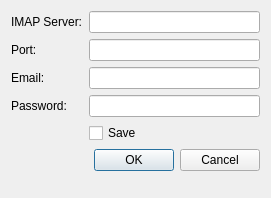
<?xml version="1.0" encoding="UTF-8"?>
<ui version="4.0">
 <class>Dialog</class>
 <widget class="QDialog" name="Dialog">
  <property name="geometry">
   <rect>
    <x>0</x>
    <y>0</y>
    <width>271</width>
    <height>198</height>
   </rect>
  </property>
  <property name="windowTitle">
   <string>Dialog</string>
  </property>
  <property name="modal">
   <bool>true</bool>
  </property>
  <layout class="QFormLayout" name="formLayout">
   <item row="2" column="0">
    <widget class="QLabel" name="email_addr_label">
     <property name="text">
      <string>Email:</string>
     </property>
    </widget>
   </item>
   <item row="3" column="0">
    <widget class="QLabel" name="password_label">
     <property name="text">
      <string>Password:</string>
     </property>
    </widget>
   </item>
   <item row="5" column="1">
    <widget class="QDialogButtonBox" name="buttonBox">
     <property name="orientation">
      <enum>Qt::Horizontal</enum>
     </property>
     <property name="standardButtons">
      <set>QDialogButtonBox::Cancel|QDialogButtonBox::Ok</set>
     </property>
    </widget>
   </item>
   <item row="2" column="1">
    <widget class="QLineEdit" name="email_addr_lineedit"/>
   </item>
   <item row="3" column="1">
    <widget class="QLineEdit" name="password_lineedit">
     <property name="echoMode">
      <enum>QLineEdit::Password</enum>
     </property>
    </widget>
   </item>
   <item row="1" column="0">
    <widget class="QLabel" name="port_label">
     <property name="text">
      <string>Port:</string>
     </property>
    </widget>
   </item>
   <item row="1" column="1">
    <widget class="QLineEdit" name="port_lineedit"/>
   </item>
   <item row="0" column="0">
    <widget class="QLabel" name="host_label">
     <property name="text">
      <string>IMAP Server:</string>
     </property>
    </widget>
   </item>
   <item row="0" column="1">
    <widget class="QLineEdit" name="host_lineedit"/>
   </item>
   <item row="4" column="1">
    <widget class="QCheckBox" name="save_checkbox">
     <property name="text">
      <string>Save</string>
     </property>
    </widget>
   </item>
  </layout>
 </widget>
 <tabstops>
  <tabstop>host_lineedit</tabstop>
  <tabstop>port_lineedit</tabstop>
  <tabstop>email_addr_lineedit</tabstop>
  <tabstop>password_lineedit</tabstop>
 </tabstops>
 <resources/>
 <connections>
  <connection>
   <sender>buttonBox</sender>
   <signal>accepted()</signal>
   <receiver>Dialog</receiver>
   <slot>accept()</slot>
   <hints>
    <hint type="sourcelabel">
     <x>248</x>
     <y>254</y>
    </hint>
    <hint type="destinationlabel">
     <x>157</x>
     <y>274</y>
    </hint>
   </hints>
  </connection>
  <connection>
   <sender>buttonBox</sender>
   <signal>rejected()</signal>
   <receiver>Dialog</receiver>
   <slot>reject()</slot>
   <hints>
    <hint type="sourcelabel">
     <x>316</x>
     <y>260</y>
    </hint>
    <hint type="destinationlabel">
     <x>286</x>
     <y>274</y>
    </hint>
   </hints>
  </connection>
 </connections>
</ui>
